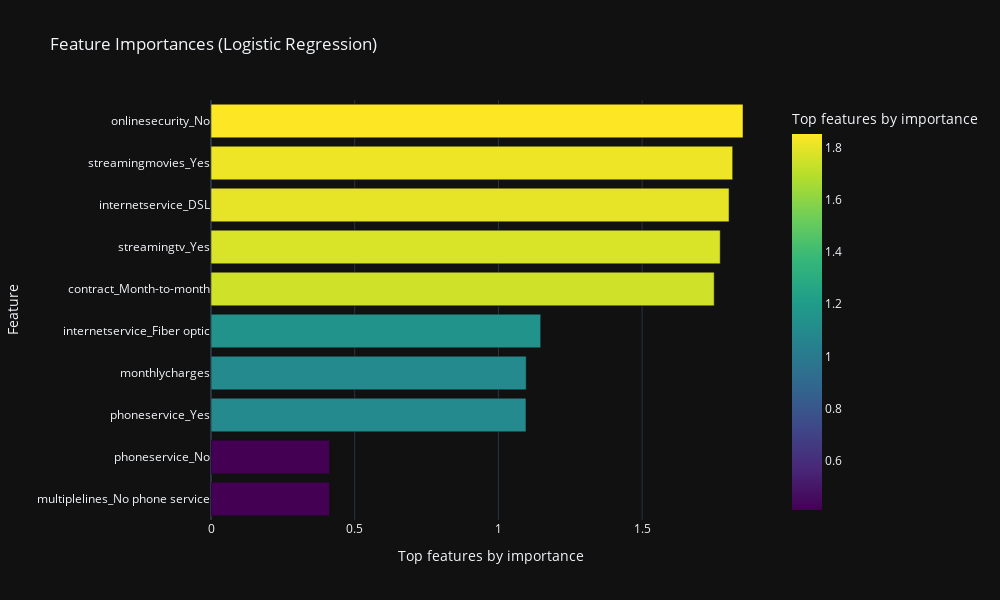

The code cell stored with this chart in its notebook:
### Markdown cell above
### Features most Relevant for causing churn

### Code cell
#top_20 = importance_df.sort_values(by=['Coefficient'], ascending=[False]).head(10)
top_20 = importance_df.sort_values(by='Importance', ascending=True).head(10)
top_20['abs_coef'] = abs(top_20['Coefficient'])

# Create the Plotly bar chart
fig = px.bar(top_20, 
             x='Importance', 
             y='Feature', 
             orientation='h',
             title='Feature Importances (Logistic Regression)',
             color='Importance', 
             color_continuous_scale='viridis',
             labels={'Importance': 'Top features by importance', 'Feature': 'Feature'})
fig.update_layout(showlegend=True, 
                  template='plotly_dark',
                  width=1000,
                  height=600)

### Figure 1 — Plotly figure (JSON) as saved in the notebook; plotly's stock layout.template omitted (floating-point values rounded to 4 significant figures)
{"data": [{"hovertemplate": "Top features by importance=%{marker.color}<br>Feature=%{y}<extra></extra>", "legendgroup": "", "marker": {"color": [0.4124, 0.4124, 1.096, 1.097, 1.147, 1.751, 1.772, 1.802, 1.815, 1.851], "coloraxis": "coloraxis", "pattern": {"shape": ""}}, "name": "", "orientation": "h", "showlegend": false, "textposition": "auto", "type": "bar", "x": [0.4124, 0.4124, 1.096, 1.097, 1.147, 1.751, 1.772, 1.802, 1.815, 1.851], "xaxis": "x", "y": ["multiplelines_No phone service", "phoneservice_No", "phoneservice_Yes", "monthlycharges", "internetservice_Fiber optic", "contract_Month-to-month", "streamingtv_Yes", "internetservice_DSL", "streamingmovies_Yes", "onlinesecurity_No"], "yaxis": "y"}], "layout": {"barmode": "relative", "coloraxis": {"colorbar": {"title": {"text": "Top features by importance"}}, "colorscale": [[0, "#440154"], [0.1111, "#482878"], [0.2222, "#3e4989"], [0.3333, "#31688e"], [0.4444, "#26828e"], [0.5556, "#1f9e89"], [0.6667, "#35b779"], [0.7778, "#6ece58"], [0.8889, "#b5de2b"], [1, "#fde725"]]}, "height": 600, "legend": {"tracegroupgap": 0}, "showlegend": true, "title": {"text": "Feature Importances (Logistic Regression)"}, "width": 1000, "xaxis": {"anchor": "y", "domain": [0, 1], "title": {"text": "Top features by importance"}}, "yaxis": {"anchor": "x", "domain": [0, 1], "title": {"text": "Feature"}}}}
